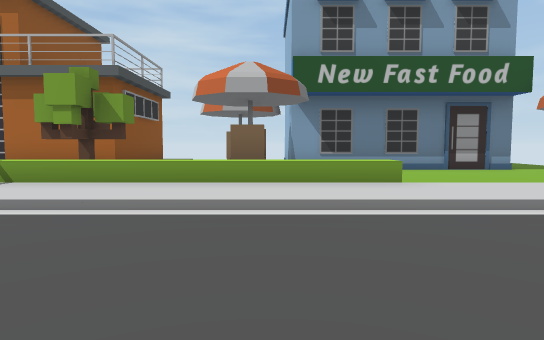
[1] (above)

22 first-person views from a walk through a Unity game level. The camera is 1.2 m above the floor, tilts 4° down and sees 75° across. The floor is counted in squares, 2 m on a side. Each view is taken from the middle of a square. On the plan, view 1 faces up. The plan holds only what a view shows up to about 10 squares ahead; the rest is blank. The place goes on beyond the plan.

[2]
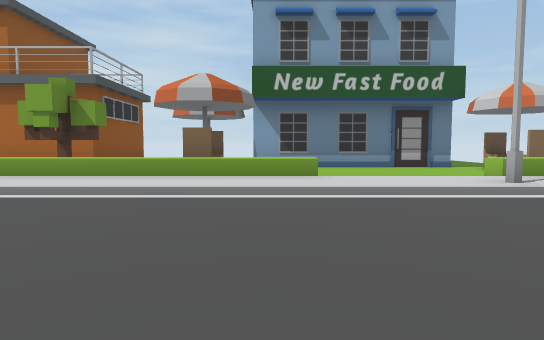

[3]
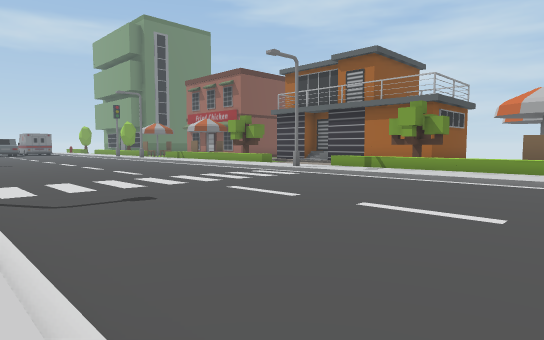

[4]
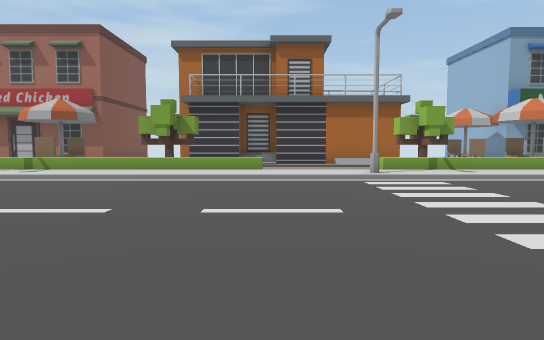

[5]
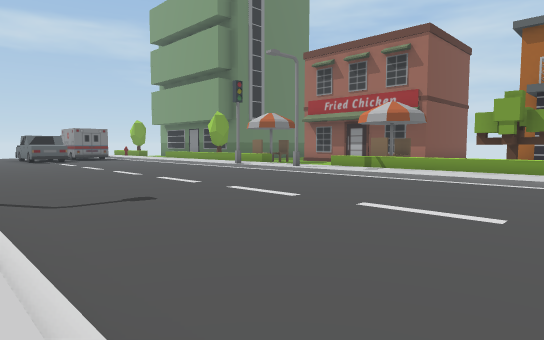

[6]
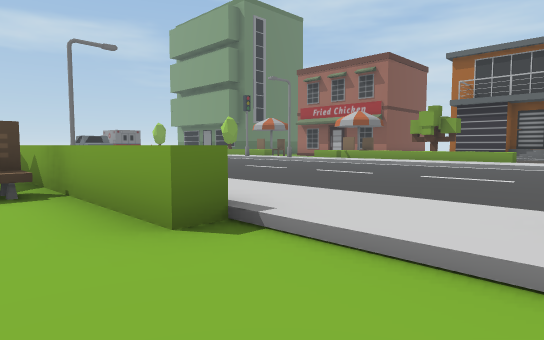

[7]
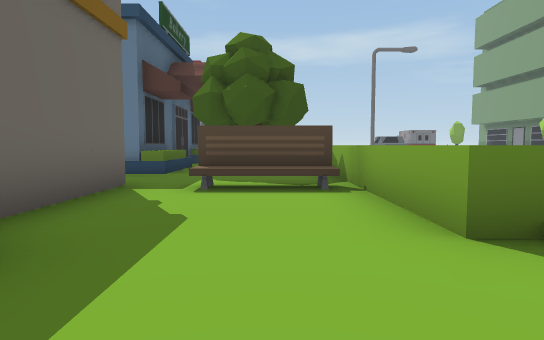

[8]
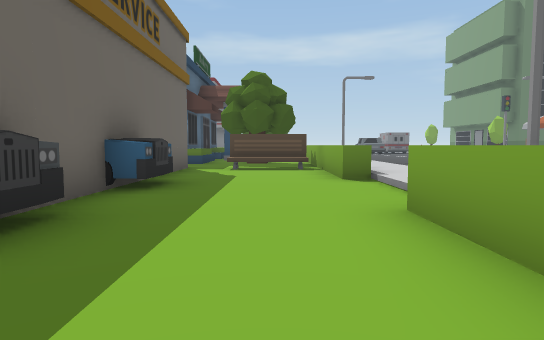

[9]
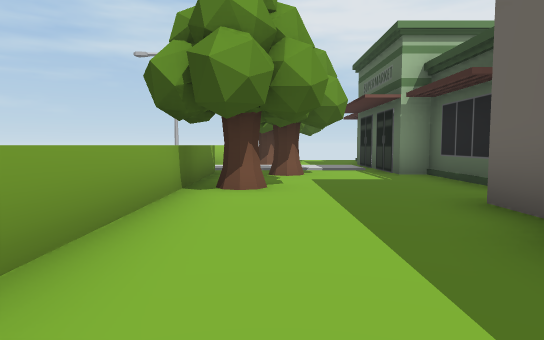

[10]
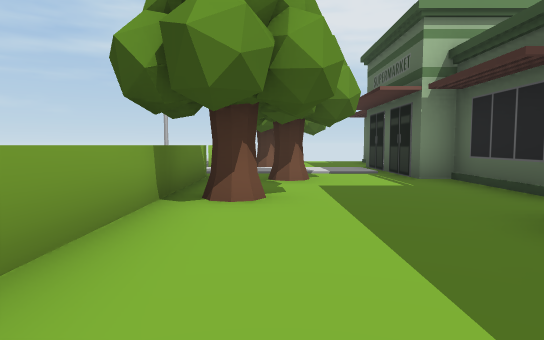

[11]
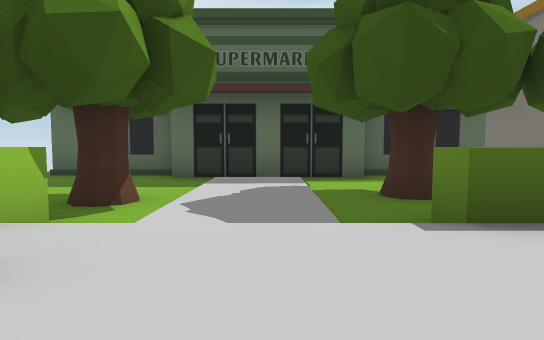

[12]
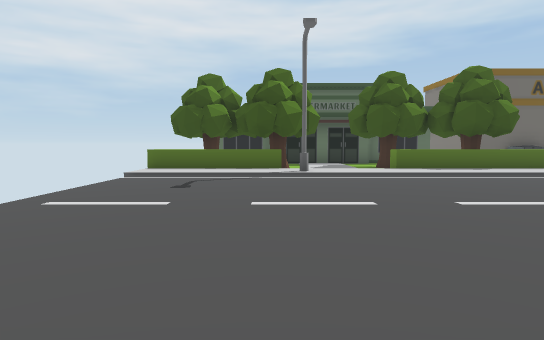

[13]
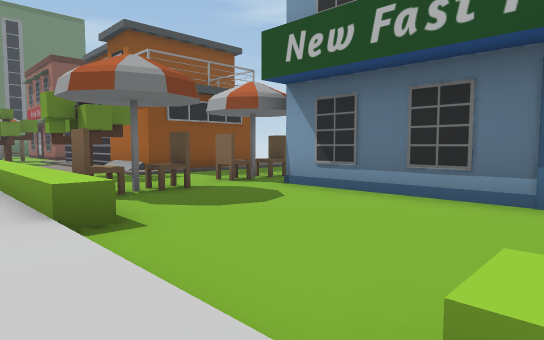

[14]
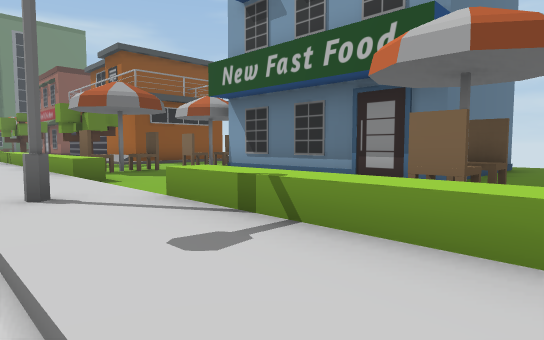

[15]
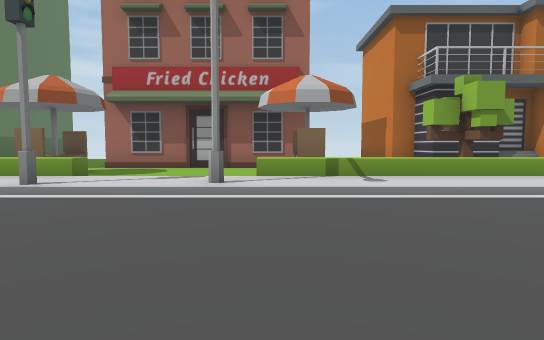

[16]
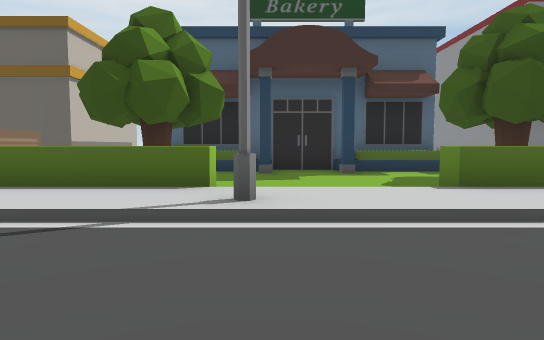

[17]
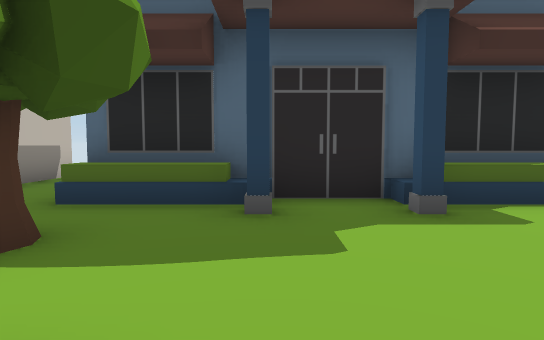

[18]
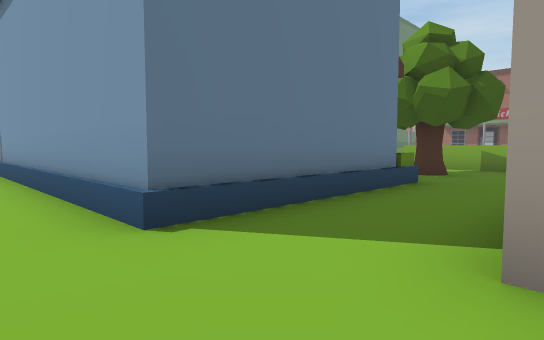

[19]
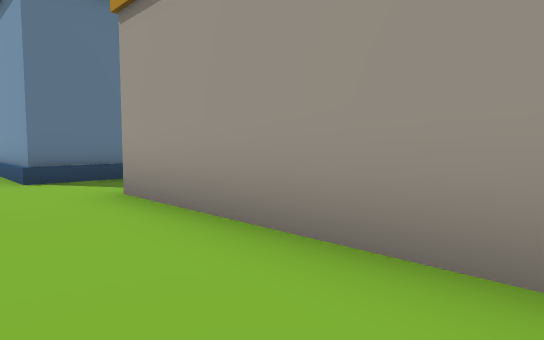

[20]
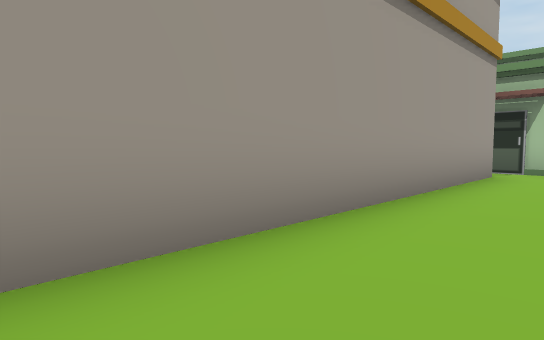

[21]
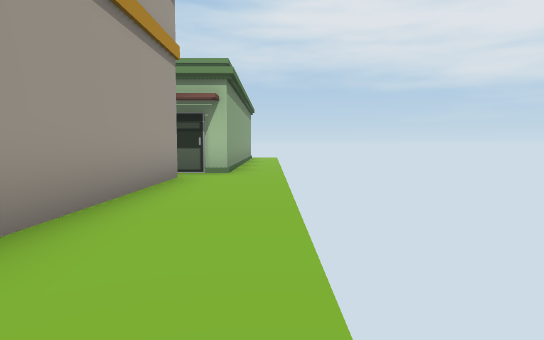

[22]
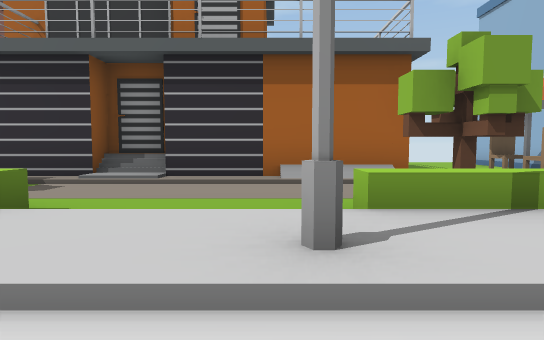

### Floor plan
Key: @ floor where view 1 was taken; # wall or solid block; x gap in a wall; . main floor; : floor 0.25 m higher than the main floor; / step, stairs or slope; C chair; B building; T tree; S streetlight; E bench; A car; O other object.
Columns run from 19 left of view 1 to 8 right of it. Each row starts with its distance up from view 1.
 13                          B.
 12                  ...B    B.
 11                  ...B    B.
 10                #/.C.B    B.
  9 ######   #######/.C.BBBBBB.
  8 .....    ::::////.........C
  7 .....C   ......TT..C......C
  6 C....C  T.......x..C.....
  5 O///OOOOOOO///OOOOOOO///OOOO
  4 :#:S:::::::::S:::::::::S::::
  3  ///////////////////////////
  2  ..........................
  1  ...........................
  0 ...................@........
 -1 ............................
 -2 ............................
 -3 ............................
 -4 ///S/////////S  ///////S////
 -5 O///OOOOOOO///OOOOOOO///OOOO
 -6  .......E................
 -7 .....T..E.........T.T...T.
 -8 ........E.................T
 -9 ...B.......AA.AA...........
-10 BBBBBB..B B     B....BBB...
-11      B..B       B BBB   BBB
-12      B..B       B   B
-13 BBBBBB..BBBBBBBBB.B B
-14 ..................BBB
-15     .................

Where each view was taken, in squares from view 1:
view 1: 0 up, 0 right, facing up
view 2: 1 down, 1 right, facing up
view 3: 4 down, 1 right, facing up-left
view 4: 4 down, 8 left, facing up
view 5: 4 down, 9 left, facing up-left
view 6: 7 down, 6 left, facing up-left
view 7: 7 down, 6 left, facing left
view 8: 7 down, 2 left, facing left
view 9: 7 down, 6 left, facing right
view 10: 7 down, 5 left, facing right
view 11: 3 down, 3 right, facing down
view 12: 4 up, 5 right, facing down
view 13: 4 up, 5 right, facing up-left
view 14: 3 up, 8 right, facing up-left
view 15: 1 down, 15 left, facing up
view 16: 1 down, 16 left, facing down
view 17: 5 down, 16 left, facing down
view 18: 15 down, 11 left, facing up-left
view 19: 15 down, 7 left, facing up-left
view 20: 15 down, 10 left, facing up-right
view 21: 15 down, 9 left, facing right
view 22: 2 up, 6 left, facing up
